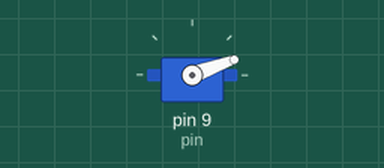
Recording of a sketch running on a simulated Arduino Uno, built with avr-gcc and run on an emulated ATmega328P. On the bench: servo.

Above: at 0.05 s.
At 3.45 s:
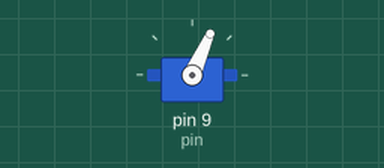
At 4.2 s:
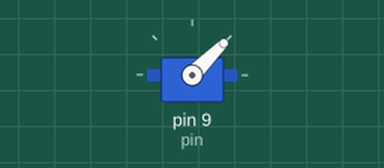
At 13.0 s:
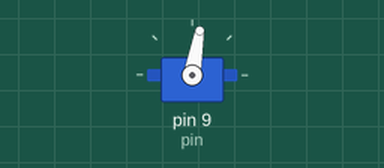
Timing chart, 0 to 16.9 s (numbered marks = the images above):
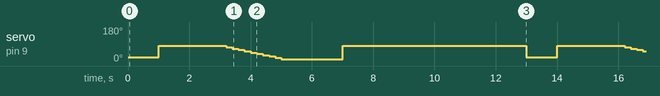

Measured:
- by itself, servo on pin 9 (pin): repeats every 13.0 s: 73° 0.20 s, 66° 0.20 s, 59° 0.20 s, 52° 0.20 s, 45° 0.20 s, 38° 0.20 s, 31° 0.20 s, 24° 0.20 s, 17° 0.20 s, 10° 2.0 s, 80° 6.0 s, 20° 1.0 s, 80° 2.2 s

The sketch:

Servo_G.ino
```cpp
#include <Servo.h>
Servo servo;
int pin=9;


void setup()
{
 Serial.begin(9600);
 servo.attach(pin);
}

void type1(int pos1=20,int pos2=80,int gap=1000)
{
 servo.write(pos1);
 delay(gap);
 servo.write(pos2);
}

void type2(int pos1=10,int pos2=80,int gap=2000,int interval=200)
{
  int ticks=gap/interval;
  int initial=servo.read();
  int turn=(pos1-initial)/ticks;
  for(int i=1;i<=ticks;i++)
  {
    delay(interval);
    servo.write(initial + i*turn);
  }
  delay(gap);
  servo.write(pos2);
}

void loop()
{
 type1();
 delay(2000);
 type2();
 delay(6000);
}
```
